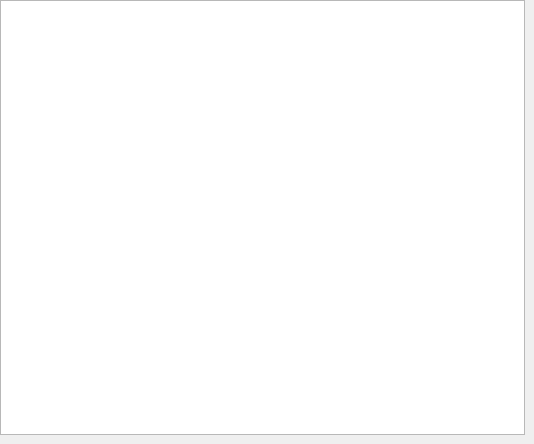
     <widget class="QWidget" name="stab_2">
      <attribute name="title">
       <string>Administration</string>
      </attribute>
      <attribute name="toolTip">
       <string>System and account administration</string>
      </attribute>
      <widget class="QGroupBox" name="groupBox_20">
       <property name="geometry">
        <rect>
         <x>0</x>
         <y>10</y>
         <width>521</width>
         <height>282</height>
        </rect>
       </property>
       <property name="font">
        <font>
         <underline>true</underline>
        </font>
       </property>
       <property name="title">
        <string>Database and user Management</string>
       </property>
       <widget class="QComboBox" name="comboBox_acmd">
        <property name="geometry">
         <rect>
          <x>150</x>
          <y>45</y>
          <width>221</width>
          <height>22</height>
         </rect>
        </property>
        <property name="font">
         <font>
          <underline>false</underline>
         </font>
        </property>
        <property name="toolTip">
         <string>Please choose a command</string>
        </property>
        <item>
         <property name="text">
          <string>    Add Account</string>
         </property>
        </item>
        <item>
         <property name="text">
          <string>    Delete Account</string>
         </property>
        </item>
        <item>
         <property name="text">
          <string>    Change Password</string>
         </property>
        </item>
       </widget>
       <widget class="QLineEdit" name="lineEdit_acmdUsername">
        <property name="geometry">
         <rect>
          <x>150</x>
          <y>75</y>
          <width>221</width>
          <height>21</height>
         </rect>
        </property>
        <property name="font">
         <font>
          <pointsize>10</pointsize>
          <underline>false</underline>
         </font>
        </property>
        <property name="toolTip">
         <string>Enter full Username</string>
        </property>
        <property name="placeholderText">
         <string>Enter full Username</string>
        </property>
       </widget>
       <widget class="QLabel" name="label_acmdText">
        <property name="geometry">
         <rect>
          <x>0</x>
          <y>23</y>
          <width>521</width>
          <height>20</height>
         </rect>
        </property>
        <property name="font">
         <font>
          <underline>false</underline>
         </font>
        </property>
        <property name="text">
         <string>Add a new user account to the database</string>
        </property>
        <property name="alignment">
         <set>Qt::AlignCenter</set>
        </property>
       </widget>
       <widget class="QLineEdit" name="lineEdit_acmdReason">
        <property name="geometry">
         <rect>
          <x>150</x>
          <y>165</y>
          <width>221</width>
          <height>21</height>
         </rect>
        </property>
        <property name="font">
         <font>
          <pointsize>10</pointsize>
          <underline>false</underline>
         </font>
        </property>
        <property name="toolTip">
         <string>Specify the reason</string>
        </property>
        <property name="placeholderText">
         <string>Specify the reason</string>
        </property>
       </widget>
       <widget class="QLineEdit" name="lineEdit_acmdPass">
        <property name="geometry">
         <rect>
          <x>150</x>
          <y>105</y>
          <width>221</width>
          <height>21</height>
         </rect>
        </property>
        <property name="font">
         <font>
          <pointsize>10</pointsize>
          <underline>false</underline>
         </font>
        </property>
        <property name="toolTip">
         <string>Enter Password</string>
        </property>
        <property name="echoMode">
         <enum>QLineEdit::Password</enum>
        </property>
        <property name="placeholderText">
         <string>Enter Password</string>
        </property>
       </widget>
       <widget class="QLineEdit" name="lineEdit_acmdEmail">
        <property name="geometry">
         <rect>
          <x>150</x>
          <y>135</y>
          <width>221</width>
          <height>21</height>
         </rect>
        </property>
        <property name="font">
         <font>
          <pointsize>10</pointsize>
          <underline>false</underline>
         </font>
        </property>
        <property name="toolTip">
         <string>Enter Email-Address</string>
        </property>
        <property name="placeholderText">
         <string>Enter Email-Address</string>
        </property>
       </widget>
       <widget class="QGroupBox" name="groupBox_22">
        <property name="geometry">
         <rect>
          <x>150</x>
          <y>192</y>
          <width>221</width>
          <height>51</height>
         </rect>
        </property>
        <property name="font">
         <font>
          <underline>false</underline>
         </font>
        </property>
        <property name="title">
         <string>Account Privileges</string>
        </property>
        <widget class="QRadioButton" name="radioButton_AdminNo">
         <property name="geometry">
          <rect>
           <x>40</x>
           <y>24</y>
           <width>82</width>
           <height>17</height>
          </rect>
         </property>
         <property name="font">
          <font>
           <underline>false</underline>
          </font>
         </property>
         <property name="toolTip">
          <string>Tick to add a new user account</string>
         </property>
         <property name="text">
          <string>User</string>
         </property>
        </widget>
        <widget class="QRadioButton" name="radioButton_AdminYes">
         <property name="geometry">
          <rect>
           <x>130</x>
           <y>24</y>
           <width>82</width>
           <height>17</height>
          </rect>
         </property>
         <property name="font">
          <font>
           <underline>false</underline>
          </font>
         </property>
         <property name="toolTip">
          <string>Tick to add a new admin account</string>
         </property>
         <property name="text">
          <string>Admin</string>
         </property>
        </widget>
       </widget>
       <widget class="QPushButton" name="pushButton_acmdExecute">
        <property name="geometry">
         <rect>
          <x>280</x>
          <y>249</y>
          <width>91</width>
          <height>23</height>
         </rect>
        </property>
        <property name="font">
         <font>
          <underline>false</underline>
         </font>
        </property>
        <property name="toolTip">
         <string>Click to execute command</string>
        </property>
        <property name="text">
         <string>Execute</string>
        </property>
       </widget>
       <widget class="QLabel" name="label_21">
        <property name="geometry">
         <rect>
          <x>70</x>
          <y>76</y>
          <width>81</width>
          <height>20</height>
         </rect>
        </property>
        <property name="font">
         <font>
          <weight>75</weight>
          <bold>true</bold>
          <underline>false</underline>
         </font>
        </property>
        <property name="text">
         <string>Account:</string>
        </property>
        <property name="alignment">
         <set>Qt::AlignLeading|Qt::AlignLeft|Qt::AlignVCenter</set>
        </property>
       </widget>
       <widget class="QLabel" name="label_22">
        <property name="geometry">
         <rect>
          <x>70</x>
          <y>105</y>
          <width>81</width>
          <height>20</height>
         </rect>
        </property>
        <property name="font">
         <font>
          <weight>75</weight>
          <bold>true</bold>
          <underline>false</underline>
         </font>
        </property>
        <property name="text">
         <string>Password:</string>
        </property>
        <property name="alignment">
         <set>Qt::AlignLeading|Qt::AlignLeft|Qt::AlignVCenter</set>
        </property>
       </widget>
       <widget class="QLabel" name="label_23">
        <property name="geometry">
         <rect>
          <x>70</x>
          <y>135</y>
          <width>81</width>
          <height>20</height>
         </rect>
        </property>
        <property name="font">
         <font>
          <weight>75</weight>
          <bold>true</bold>
          <underline>false</underline>
         </font>
        </property>
        <property name="text">
         <string>Email:</string>
        </property>
        <property name="alignment">
         <set>Qt::AlignLeading|Qt::AlignLeft|Qt::AlignVCenter</set>
        </property>
       </widget>
       <widget class="QLabel" name="label_24">
        <property name="geometry">
         <rect>
          <x>70</x>
          <y>166</y>
          <width>81</width>
          <height>20</height>
         </rect>
        </property>
        <property name="font">
         <font>
          <weight>75</weight>
          <bold>true</bold>
          <underline>false</underline>
         </font>
        </property>
        <property name="text">
         <string>Reason:</string>
        </property>
        <property name="alignment">
         <set>Qt::AlignLeading|Qt::AlignLeft|Qt::AlignVCenter</set>
        </property>
       </widget>
      </widget>
      <widget class="QGroupBox" name="groupBox_21">
       <property name="geometry">
        <rect>
         <x>0</x>
         <y>300</y>
         <width>521</width>
         <height>131</height>
        </rect>
       </property>
       <property name="font">
        <font>
         <underline>true</underline>
        </font>
       </property>
       <property name="title">
        <string>Client Communication</string>
       </property>
       <widget class="QComboBox" name="comboBox_uC_cmd">
        <property name="geometry">
         <rect>
          <x>150</x>
          <y>43</y>
          <width>221</width>
          <height>22</height>
         </rect>
        </property>
        <property name="font">
         <font>
          <underline>false</underline>
         </font>
        </property>
        <property name="toolTip">
         <string>Please choose a command</string>
        </property>
        <item>
         <property name="text">
          <string>    Reset Microcontroller</string>
         </property>
        </item>
        <item>
         <property name="text">
          <string>    Restart System</string>
         </property>
        </item>
       </widget>
       <widget class="QLineEdit" name="lineEdit_uC_reason">
        <property name="geometry">
         <rect>
          <x>150</x>
          <y>72</y>
          <width>221</width>
          <height>21</height>
         </rect>
        </property>
        <property name="font">
         <font>
          <pointsize>10</pointsize>
          <underline>false</underline>
         </font>
        </property>
        <property name="toolTip">
         <string>Specify the reason</string>
        </property>
        <property name="placeholderText">
         <string>Specify the reason</string>
        </property>
       </widget>
       <widget class="QPushButton" name="pushButton_acmdExecute_2">
        <property name="geometry">
         <rect>
          <x>280</x>
          <y>98</y>
          <width>91</width>
          <height>23</height>
         </rect>
        </property>
        <property name="font">
         <font>
          <underline>false</underline>
         </font>
        </property>
        <property name="toolTip">
         <string>Click to execute command</string>
        </property>
        <property name="text">
         <string>Execute</string>
        </property>
       </widget>
       <widget class="QLabel" name="label_acmdText_2">
        <property name="geometry">
         <rect>
          <x>0</x>
          <y>21</y>
          <width>521</width>
          <height>20</height>
         </rect>
        </property>
        <property name="font">
         <font>
          <underline>false</underline>
         </font>
        </property>
        <property name="text">
         <string>Send a reset command to the Microcontroller</string>
        </property>
        <property name="alignment">
         <set>Qt::AlignCenter</set>
        </property>
       </widget>
       <widget class="QLabel" name="label_25">
        <property name="geometry">
         <rect>
          <x>70</x>
          <y>72</y>
          <width>81</width>
          <height>20</height>
         </rect>
        </property>
        <property name="font">
         <font>
          <weight>75</weight>
          <bold>true</bold>
          <underline>false</underline>
         </font>
        </property>
        <property name="text">
         <string>Reason:</string>
        </property>
        <property name="alignment">
         <set>Qt::AlignLeading|Qt::AlignLeft|Qt::AlignVCenter</set>
        </property>
       </widget>
      </widget>
      <widget class="QTableWidget" name="tableWidget_adminLog">
       <property name="enabled">
        <bool>true</bool>
       </property>
       <property name="geometry">
        <rect>
         <x>0</x>
         <y>0</y>
         <width>525</width>
         <height>435</height>
        </rect>
       </property>
       <property name="font">
        <font>
         <family>Arial</family>
        </font>
       </property>
       <property name="frameShape">
        <enum>QFrame::StyledPanel</enum>
       </property>
       <property name="lineWidth">
        <number>1</number>
       </property>
       <property name="editTriggers">
        <set>QAbstractItemView::NoEditTriggers</set>
       </property>
       <property name="tabKeyNavigation">
        <bool>false</bool>
       </property>
       <property name="showDropIndicator" stdset="0">
        <bool>false</bool>
       </property>
       <property name="dragDropOverwriteMode">
        <bool>false</bool>
       </property>
       <property name="cornerButtonEnabled">
        <bool>false</bool>
       </property>
       <attribute name="horizontalHeaderVisible">
        <bool>false</bool>
       </attribute>
       <attribute name="horizontalHeaderCascadingSectionResizes">
        <bool>false</bool>
       </attribute>
       <attribute name="horizontalHeaderHighlightSections">
        <bool>true</bool>
       </attribute>
       <attribute name="verticalHeaderVisible">
        <bool>false</bool>
       </attribute>
       <attribute name="verticalHeaderDefaultSectionSize">
        <number>20</number>
       </attribute>
       <attribute name="verticalHeaderMinimumSectionSize">
        <number>20</number>
       </attribute>
       <column>
        <property name="text">
         <string>Username</string>
        </property>
        <property name="font">
         <font>
          <family>Arial</family>
         </font>
        </property>
       </column>
       <column>
        <property name="text">
         <string>Action</string>
        </property>
        <property name="font">
         <font>
          <family>Arial</family>
         </font>
        </property>
       </column>
       <column>
        <property name="text">
         <string>Reason</string>
        </property>
        <property name="font">
         <font>
          <family>Arial</family>
         </font>
        </property>
       </column>
       <column>
        <property name="text">
         <string>Priority</string>
        </property>
        <property name="font">
         <font>
          <family>Arial</family>
         </font>
        </property>
       </column>
       <column>
        <property name="text">
         <string>Time</string>
        </property>
        <property name="font">
         <font>
          <family>Arial</family>
         </font>
        </property>
       </column>
      </widget>
     </widget>
